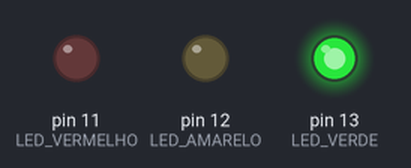
The sketch below on a simulated Arduino Uno, built with avr-gcc and run on an emulated ATmega328P. Shown: output pins drawn as LEDs (lit = HIGH).

Above: at 2.5 s.
At 6.0 s:
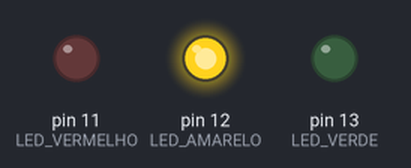
At 9.0 s:
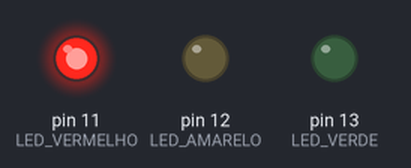
Timing chart, 0 to 14.3 s (numbered marks = the images above):
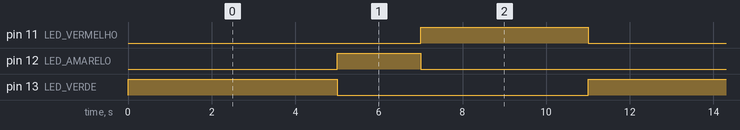

Measured:
- by itself, pin 11 (LED_VERMELHO): alternates HIGH for 4.0 s and LOW for 7.0 s
- by itself, pin 12 (LED_AMARELO): alternates HIGH for 2.0 s and LOW for 9.0 s
- by itself, pin 13 (LED_VERDE): alternates HIGH for 5.0 s and LOW for 6.0 s

The sketch:

05_02_semaforo_3_leds.ino
```cpp
// Semaforo com 3 LEDs
#define LED_VERMELHO 11
#define LED_AMARELO  12
#define LED_VERDE    13

void setup() {
  pinMode(LED_VERMELHO, OUTPUT);
  pinMode(LED_AMARELO, OUTPUT);
  pinMode(LED_VERDE, OUTPUT);
}

// Funcao auxiliar: desliga todos os LEDs
void desligaTodos() {
  digitalWrite(LED_VERMELHO, LOW);
  digitalWrite(LED_AMARELO, LOW);
  digitalWrite(LED_VERDE, LOW);
}

void loop() {
  // VERDE: pedestres nao passam, carros passam (5 segundos)
  desligaTodos();
  digitalWrite(LED_VERDE, HIGH);
  delay(5000);

  // AMARELO: atencao, preparar para parar (2 segundos)
  desligaTodos();
  digitalWrite(LED_AMARELO, HIGH);
  delay(2000);

  // VERMELHO: carros param, pedestres atravessam (4 segundos)
  desligaTodos();
  digitalWrite(LED_VERMELHO, HIGH);
  delay(4000);
}
```
